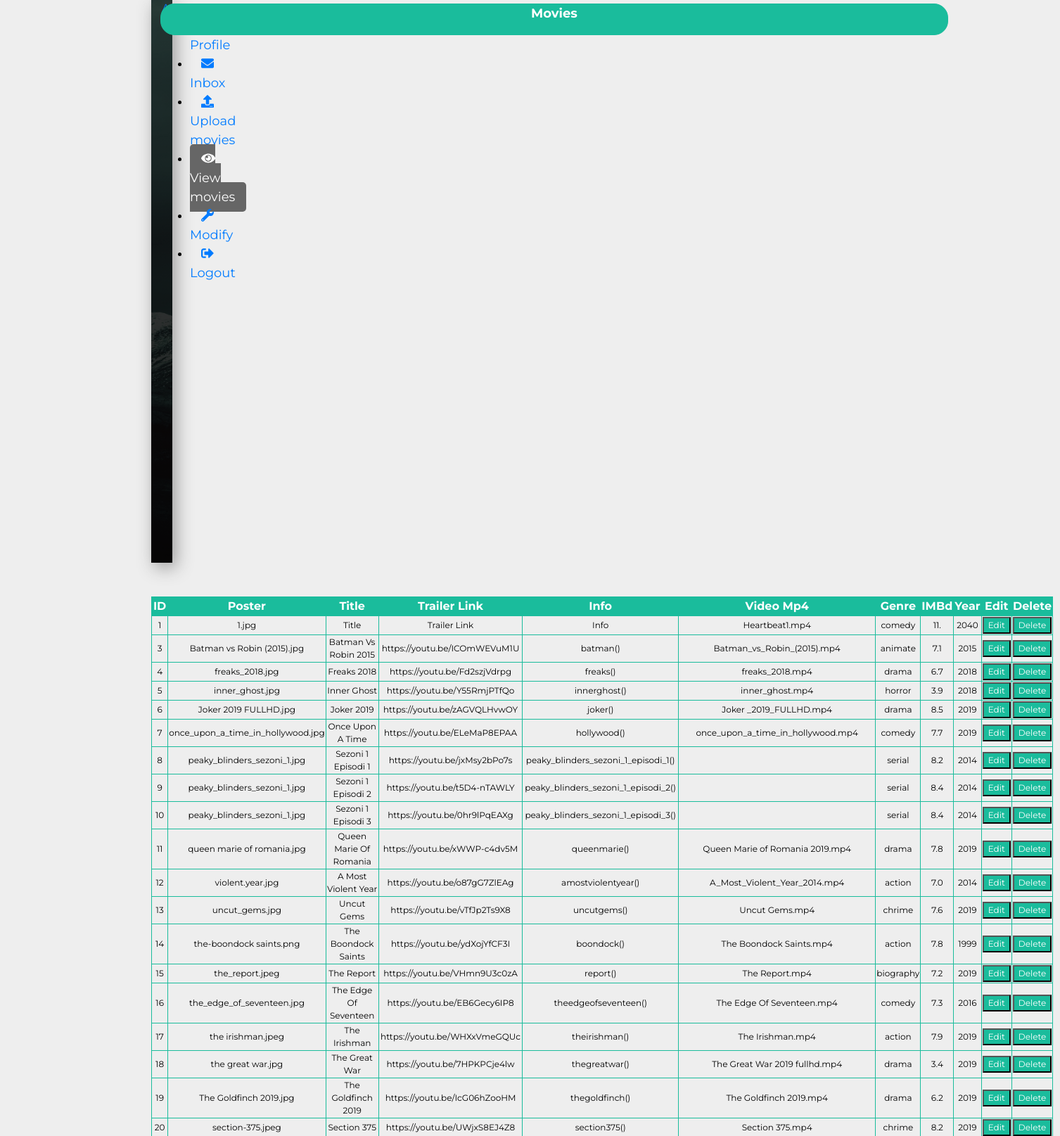
Page /final/admin/view_movies.php (signed in, upper part) on the committed database.
### tables this page shows
CREATE TABLE `movies` (
  `id` int(11) NOT NULL,
  `image` varchar(100) NOT NULL,
  `image_text` text NOT NULL,
  `link` varchar(100) NOT NULL,
  `info` varchar(100) NOT NULL,
  `video` varchar(50) NOT NULL,
  `genre` varchar(15) NOT NULL,
  `IMBd` varchar(3) NOT NULL,
  `year` int(4) NOT NULL
);

### final/admin/view_movies.php (the view, shortened to what this page needs)
<?php
include "../php/config.php";
$query = "SELECT * from movies";
$query_result = mysqli_query($connect,$query);
$array_user = array();
while($row = mysqli_fetch_array($query_result)){
    $array_user[$row['id']]['id'] = $row['id'];
    $array_user[$row['id']]['image'] = $row['image'];
    $array_user[$row['id']]['image_text'] = $row['image_text'];
    $array_user[$row['id']]['link'] = $row['link'];
    $array_user[$row['id']]['info'] = $row['info'];
    $array_user[$row['id']]['video'] = $row['video'];
    $array_user[$row['id']]['genre'] = $row['genre'];
    $array_user[$row['id']]['IMBd'] = $row['IMBd'];
    $array_user[$row['id']]['year'] = $row['year'];
}
?>
<!DOCTYPE html>
<html lang="en">
  <head>
    <link rel="stylesheet" href="bootstrap.min.css" type="text/css">
    <link rel="stylesheet" href="admin_style.css">
  </head>
<body>
    <nav class="navbar navbar-expand-md">
      <div class="navbar-collapse" id="myNavbar">
        <div class="container-fluid">
            <div class="col-xl-2 sidebar fixed-top" id="myDIV">
              <a href="../php/index.php" class="navbar-brand text-white d-block mx-auto text-center bottom-border">Administrator</a>
              <ul class="navbar-nav flex-column mt-4">
                <li class="nav-item"><a href="user_profile.php" class="nav-link text-white p-3 mb-2 btnnn "><i class="fas fa-user"></i> Profile</a></li>
                <li class="nav-item"><a href="inbox.php" class="nav-link text-white p-3 mb-2 btnnn"><i class="fas fa-envelope"></i> Inbox</a></li>
                  <li class="nav-item"><a href="upload_movies.php" class="nav-link text-white p-3 mb-2 btnnn"><i class="fa fa-upload"></i> Upload movies</a></li>
                  <li class="nav-item"><a href="view_movies.php" class="nav-link text-white p-3 mb-2 btnnn  active"><i class="fa fa-eye"></i> View movies</a></li>
                <li class="nav-item"><a href="modify.php" class="nav-link text-white p-3 mb-2 btnnn"><i class="fas fa-wrench"></i> Modify</a></li>
                <li class="nav-item"><a href="/project/final/php/logout.php" class="nav-link text-white p-3 mb-2 btnnn"><i class="fas fa-sign-out-alt"></i> Logout</a></li>
              </ul>
            </div>
            <div class="table1">
            <p style="text-align: center">Movies</p>
                </div><br><br>
  <table class="header-fixed" border="1px" style="border: 1px solid #1abc9c; text-align: center">
    <thead>
      <tr style="background: #1abc9c; color: white">
        <th>ID</th>
        <th>Poster</th>
        <th>Title</th>
        <th>Trailer Link</th>
        <th>Info</th>
        <th>Video Mp4</th>
        <th>Genre</th>
        <th>IMBd</th>
        <th>Year</th>
        <th>Edit</th>
        <th>Delete</th>
      </tr>
    </thead>
    <?php
      foreach ($array_user as $value){ ?>
    <tbody style="font-size: 12px">
        <td><?php echo $value['id']; ?></td>
        <td><?php echo $value['image']; ?></td>
        <td><?php echo $value['image_text']; ?></td>
        <td><?php echo $value['link']; ?></td>
        <td><?php echo $value['info']; ?></td>
        <td><?php echo $value['video']; ?></td>
        <td><?php echo $value['genre']; ?></td>
        <td><?php echo $value['IMBd']; ?></td>
        <td><?php echo $value['year']; ?></td>
        <td><button style="background: #1abc9c"><a style="text-decoration: none; color: white" href='update_movies.php?id=<?php echo $value['id'];?>'>Edit</a></button></td>
        <td><button style="background: #1abc9c"><a style="text-decoration: none; color: white" onclick="return checkDelete()" href='delete_movies.php?id=<?php echo $value['id'];?>'>Delete</a></button></td>
    </tbody>
     <?php } ?>
  </table>
</div>
        </div>
    </nav>
</body>
</html>

### final/admin/admin_style.css (style rules this page uses)
body { background-color: white; background-position: center; background-repeat: no-repeat; background-size: cover; width: 190px; height: 705px; color: black; }
.table1 { border-radius: 20px; margin-left: 200px; position:absolute; width: 1120px; top: 5px; left: 28px; background: #1abc9c; color: white; font-weight: bold; font-size: 18px; border: 1px solid #1abc9c; }
.container-fluid { width: 100%; padding-right: -15px; padding-left: 15px; margin-right: -32px; margin-left: 200px; }
body { font-family: 'Montserrat', sans-serif; background-color: #eee; }
.sidebar { height: 100vh; background: linear-gradient(rgba(0, 0, 0, .7), rgba(0, 0, 0, .9)), url(images/img1.jpeg); background-position: center; background-repeat: no-repeat; background-size: cover; box-shadow: 5px 7px 25px #999; }
.bottom-border { border-bottom: 1px groove #eee; }

### final/admin/view_movies.php (style rules this page uses)
.btnnn { border: none; outline: none; padding: 10px 16px; background-color: inherit; cursor: pointer; font-size: 18px; border-radius: 5px; }
.active, .btnnn:hover { background-color: #666; color: white; }

### rows in the picture
movies: id "1", image "1.jpg", image_text "Title", link "Trailer Link", info "Info", video "Heartbeat1.mp4", genre "comedy", IMBd "11.", year "2040"
movies: id "3", image "Batman vs Robin (2015).jpg", image_text "Batman Vs Robin 2015", link "https://youtu.be/ICOmWEVuM1U", info "batman()", video "Batman_vs_Robin_(2015).mp4", genre "animate", IMBd "7.1", year "2015"
movies: id "4", image "freaks_2018.jpg", image_text "Freaks 2018", link "https://youtu.be/Fd2szjVdrpg", info "freaks()", video "freaks_2018.mp4", genre "drama", IMBd "6.7", year "2018"
movies: id "5", image "inner_ghost.jpg", image_text "Inner Ghost", link "https://youtu.be/Y55RmjPTfQo", info "innerghost()", video "inner_ghost.mp4", genre "horror", IMBd "3.9", year "2018"
movies: id "6", image "Joker 2019 FULLHD.jpg", image_text "Joker 2019", link "https://youtu.be/zAGVQLHvwOY", info "joker()", video "Joker _2019_FULLHD.mp4", genre "drama", IMBd "8.5", year "2019"
movies: id "7", image "once_upon_a_time_in_hollywood.jpg", image_text "Once Upon A Time", link "https://youtu.be/ELeMaP8EPAA", info "hollywood()", video "once_upon_a_time_in_hollywood.mp4", genre "comedy", IMBd "7.7", year "2019"
movies: id "8", image "peaky_blinders_sezoni_1.jpg", image_text "Sezoni 1 Episodi 1", link "https://youtu.be/jxMsy2bPo7s", info "peaky_blinders_sezoni_1_episodi_1()", genre "serial", IMBd "8.2", year "2014"
movies: id "9", image "peaky_blinders_sezoni_1.jpg", image_text "Sezoni 1 Episodi 2", link "https://youtu.be/t5D4-nTAWLY", info "peaky_blinders_sezoni_1_episodi_2()", genre "serial", IMBd "8.4", year "2014"
movies: id "10", image "peaky_blinders_sezoni_1.jpg", image_text "Sezoni 1 Episodi 3", link "https://youtu.be/0hr9lPqEAXg", info "peaky_blinders_sezoni_1_episodi_3()", genre "serial", IMBd "8.4", year "2014"
movies: id "11", image "queen marie of romania.jpg", image_text "Queen Marie Of Romania", link "https://youtu.be/xWWP-c4dv5M", info "queenmarie()", video "Queen Marie of Romania 2019.mp4", genre "drama", IMBd "7.8", year "2019"
movies: id "12", image "violent.year.jpg", image_text "A Most Violent Year", link "https://youtu.be/o87gG7ZlEAg", info "amostviolentyear()", video "A_Most_Violent_Year_2014.mp4", genre "action", IMBd "7.0", year "2014"
movies: id "13", image "uncut_gems.jpg", image_text "Uncut Gems", link "https://youtu.be/vTfJp2Ts9X8", info "uncutgems()", video "Uncut Gems.mp4", genre "chrime", IMBd "7.6", year "2019"
movies: id "14", image "the-boondock saints.png", image_text "The Boondock Saints", link "https://youtu.be/ydXojYfCF3I", info "boondock()", video "The Boondock Saints.mp4", genre "action", IMBd "7.8", year "1999"
movies: id "15", image "the_report.jpeg", image_text "The Report", link "https://youtu.be/VHmn9U3c0zA", info "report()", video "The Report.mp4", genre "biography", IMBd "7.2", year "2019"
movies: id "16", image "the_edge_of_seventeen.jpg", image_text "The Edge Of Seventeen", link "https://youtu.be/EB6Gecy6IP8", info "theedgeofseventeen()", video "The Edge Of Seventeen.mp4", genre "comedy", IMBd "7.3", year "2016"
movies: id "17", image "the irishman.jpeg", image_text "The Irishman", link "https://youtu.be/WHXxVmeGQUc", info "theirishman()", video "The Irishman.mp4", genre "action", IMBd "7.9", year "2019"
movies: id "18", image "the great war.jpg", image_text "The Great War", link "https://youtu.be/7HPKPCje4lw", info "thegreatwar()", video "The Great War 2019 fullhd.mp4", genre "drama", IMBd "3.4", year "2019"
movies: id "19", image "The Goldfinch 2019.jpg", image_text "The Goldfinch 2019", link "https://youtu.be/IcG06hZooHM", info "thegoldfinch()", video "The Goldfinch 2019.mp4", genre "drama", IMBd "6.2", year "2019"
movies: id "20", image "section-375.jpeg", image_text "Section 375", link "https://youtu.be/UWjxS8EJ4Z8", info "section375()", video "Section 375.mp4", genre "chrime", IMBd "8.2", year "2019"
